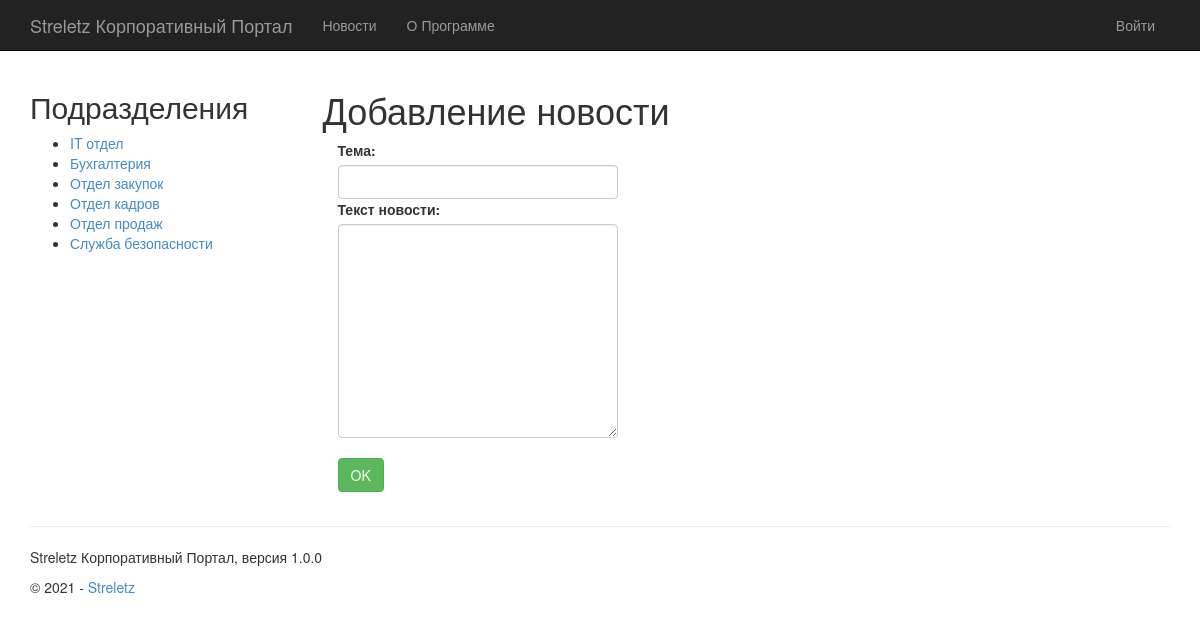
The app's page /adminpanel/post/create with its own data.
### app/models.py (models this page shows, shortened)
class Department(models.Model):
    name = models.CharField(max_length=255, unique=True, verbose_name="Название")
    description = models.TextField(null=True, verbose_name="Описание")
    class Meta:
        verbose_name = "Подразделение"
        verbose_name_plural = "Подразделения"

### app/adminpanel/post/views.py (the view)
# urls.py: path('adminpanel/post/create', admin_post_views.postCreate, name='create_post'),
def postCreate(request):
    assert isinstance(request, HttpRequest)
    if request.method == 'POST':
        form = BootstrapPostCreateForm(request.POST)
        if form.is_valid:
            post = Post()
            post.theme = form.data.get('theme')
            post.content = form.data.get('content')
            post.created = datetime.now()
            post.author = request.user
            post.save()
            return HttpResponseRedirect('/adminpanel/post')
    else:
        form = BootstrapPostCreateForm()
    return render(request,
                  'adminpanel/post/create.html',
                  {
                      'title': 'Добавление новости',
                      'year': YEAR,
                      'app_name': APP_NAME,
                      'version': VERSION,
                      'form': form
                  })

### app/adminpanel/post/forms.py
class BootstrapPostCreateForm(forms.ModelForm):
    theme = forms.CharField(max_length=255, label='Тема',
                            widget=forms.TextInput({
                                'class': 'form-control'
                            }))
    content = forms.CharField(label='Текст новости',
                              widget=forms.Textarea({
                                  'class': 'form-control'
                              }))
    class Meta:
        model = Post
        fields = ['theme', 'content']

### app/ui_modules/department_menu.py (called while the page is built)
@register.inclusion_tag(
    '../templates/app/ui_modules/department_menu.html')
def department_menu():
    departments = Department.objects.all().order_by('name')
    return {'departments': departments}

### app/templates/adminpanel/post/create.html (shortened to what this page needs)
﻿{% extends "app/layout.html" %}
{% block content %}
<div class="row">
    <div class="col-md-12">
        <h1>{{ title}}</h1>
    </div>
</div>
<div class="col-md-12">
    <form method="post">
        {{ form }}
        <br />
        <input type="submit" class="btn btn-success" value="OK"/>
    </form>
</div>
{% endblock %}

### app/templates/app/ui_modules/department_menu.html
<h2>
    Подразделения
</h2>
<ul>
    {% for d in departments %}
        <li><a href="{% url 'department_content_view' id=d.id %}">{{ d.name }}</a></li>
    {% endfor %}
</ul>

### app/static/app/content/site.css (style rules this page uses)
body { padding-top: 50px; padding-bottom: 20px; }
input, select, textarea { max-width: 280px; }

### records on screen
Department: name "IT отдел"
Department: name "Бухгалтерия"
Department: name "Отдел закупок"
Department: name "Отдел кадров"
Department: name "Отдел продаж"
Department: name "Служба безопасности"

### other values on screen
{{ app_name }} "Streletz Корпоративный Портал"
{{ title }} "Добавление новости"
{{ version }} "1.0.0"
{{ year }} "2021"
